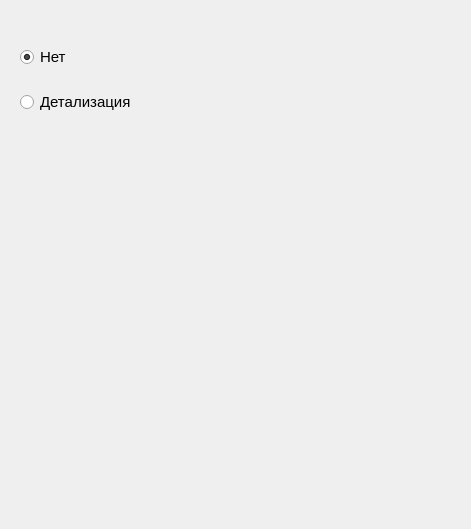
      <widget class="QWidget" name="page_2">
       <property name="geometry">
        <rect>
         <x>0</x>
         <y>0</y>
         <width>471</width>
         <height>529</height>
        </rect>
       </property>
       <attribute name="label">
        <string>Детализация</string>
       </attribute>
       <widget class="QWidget" name="gridLayoutWidget_9">
        <property name="geometry">
         <rect>
          <x>20</x>
          <y>30</y>
          <width>331</width>
          <height>101</height>
         </rect>
        </property>
        <layout class="QGridLayout" name="gridLayout_5">
         <item row="0" column="0">
          <widget class="QRadioButton" name="no_detalize">
           <property name="font">
            <font>
             <pointsize>11</pointsize>
             <weight>50</weight>
             <bold>false</bold>
            </font>
           </property>
           <property name="text">
            <string>Нет</string>
           </property>
           <property name="checked">
            <bool>true</bool>
           </property>
           <attribute name="buttonGroup">
            <string notr="true">group_detalize</string>
           </attribute>
          </widget>
         </item>
         <item row="1" column="0">
          <widget class="QRadioButton" name="detalize">
           <property name="font">
            <font>
             <pointsize>11</pointsize>
             <weight>50</weight>
             <bold>false</bold>
            </font>
           </property>
           <property name="text">
            <string>Детализация</string>
           </property>
           <attribute name="buttonGroup">
            <string notr="true">group_detalize</string>
           </attribute>
          </widget>
         </item>
        </layout>
       </widget>
      </widget>
